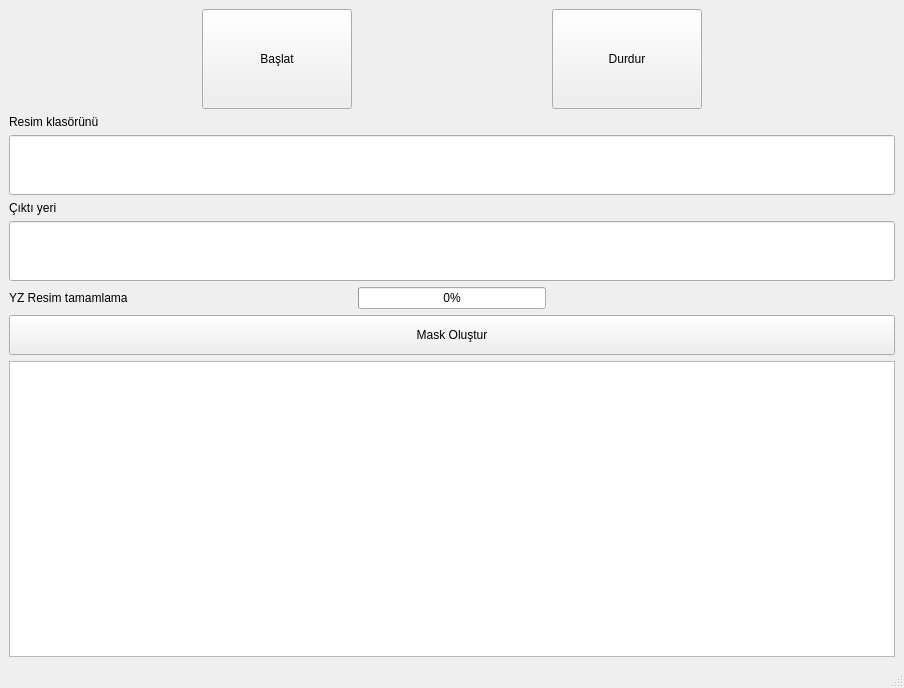
<?xml version="1.0" encoding="UTF-8"?>
<ui version="4.0">
 <class>MainWindow</class>
 <widget class="QMainWindow" name="MainWindow">
  <property name="geometry">
   <rect>
    <x>0</x>
    <y>0</y>
    <width>904</width>
    <height>688</height>
   </rect>
  </property>
  <property name="windowTitle">
   <string>MainWindow</string>
  </property>
  <widget class="QWidget" name="centralwidget">
   <layout class="QGridLayout" name="gridLayout">
    <item row="0" column="3">
     <widget class="QPushButton" name="durdur">
      <property name="minimumSize">
       <size>
        <width>150</width>
        <height>100</height>
       </size>
      </property>
      <property name="text">
       <string>Durdur</string>
      </property>
     </widget>
    </item>
    <item row="7" column="0" colspan="5">
     <widget class="QTextBrowser" name="log"/>
    </item>
    <item row="0" column="1">
     <widget class="QPushButton" name="baslat">
      <property name="minimumSize">
       <size>
        <width>150</width>
        <height>100</height>
       </size>
      </property>
      <property name="text">
       <string>Başlat</string>
      </property>
     </widget>
    </item>
    <item row="0" column="4">
     <spacer name="horizontalSpacer_3">
      <property name="orientation">
       <enum>Qt::Horizontal</enum>
      </property>
      <property name="sizeHint" stdset="0">
       <size>
        <width>184</width>
        <height>20</height>
       </size>
      </property>
     </spacer>
    </item>
    <item row="3" column="0" colspan="2">
     <widget class="QLabel" name="label_2">
      <property name="text">
       <string>Çıktı yeri</string>
      </property>
     </widget>
    </item>
    <item row="1" column="0" colspan="2">
     <widget class="QLabel" name="label">
      <property name="text">
       <string>Resim klasörünü</string>
      </property>
     </widget>
    </item>
    <item row="0" column="2">
     <spacer name="horizontalSpacer_2">
      <property name="orientation">
       <enum>Qt::Horizontal</enum>
      </property>
      <property name="sizeHint" stdset="0">
       <size>
        <width>185</width>
        <height>20</height>
       </size>
      </property>
     </spacer>
    </item>
    <item row="0" column="0">
     <spacer name="horizontalSpacer">
      <property name="orientation">
       <enum>Qt::Horizontal</enum>
      </property>
      <property name="sizeHint" stdset="0">
       <size>
        <width>184</width>
        <height>20</height>
       </size>
      </property>
     </spacer>
    </item>
    <item row="2" column="0" colspan="5">
     <widget class="QLineEdit" name="inDir">
      <property name="minimumSize">
       <size>
        <width>0</width>
        <height>60</height>
       </size>
      </property>
     </widget>
    </item>
    <item row="4" column="0" colspan="5">
     <widget class="QLineEdit" name="outDir">
      <property name="minimumSize">
       <size>
        <width>0</width>
        <height>60</height>
       </size>
      </property>
     </widget>
    </item>
    <item row="5" column="0">
     <widget class="QLabel" name="label_3">
      <property name="text">
       <string>YZ Resim tamamlama</string>
      </property>
     </widget>
    </item>
    <item row="5" column="4">
     <widget class="QLabel" name="durum">
      <property name="text">
       <string/>
      </property>
     </widget>
    </item>
    <item row="6" column="0" colspan="5">
     <widget class="QPushButton" name="createMaskBtn">
      <property name="minimumSize">
       <size>
        <width>0</width>
        <height>40</height>
       </size>
      </property>
      <property name="text">
       <string>Mask Oluştur</string>
      </property>
     </widget>
    </item>
    <item row="5" column="2">
     <widget class="QProgressBar" name="progressBar">
      <property name="value">
       <number>0</number>
      </property>
     </widget>
    </item>
   </layout>
  </widget>
  <widget class="QMenuBar" name="menubar">
   <property name="geometry">
    <rect>
     <x>0</x>
     <y>0</y>
     <width>904</width>
     <height>21</height>
    </rect>
   </property>
  </widget>
  <widget class="QStatusBar" name="statusbar"/>
 </widget>
 <resources/>
 <connections/>
</ui>
